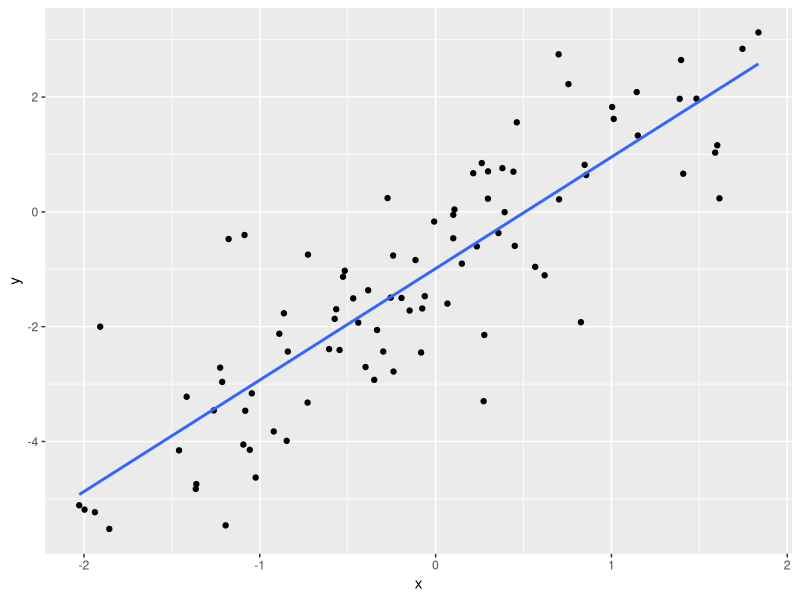
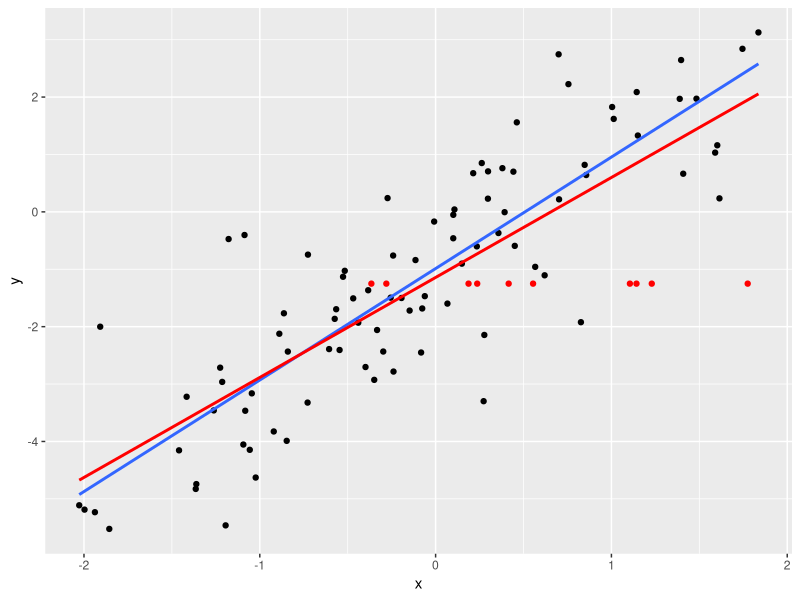
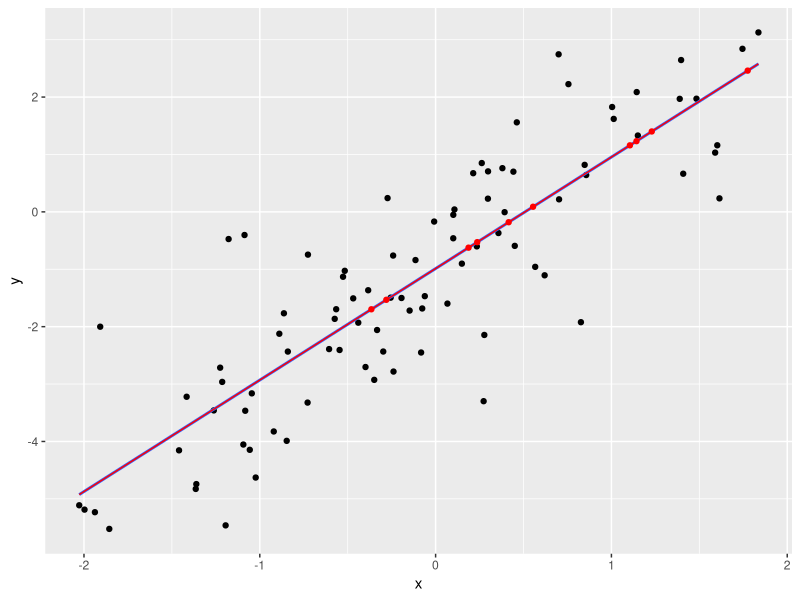
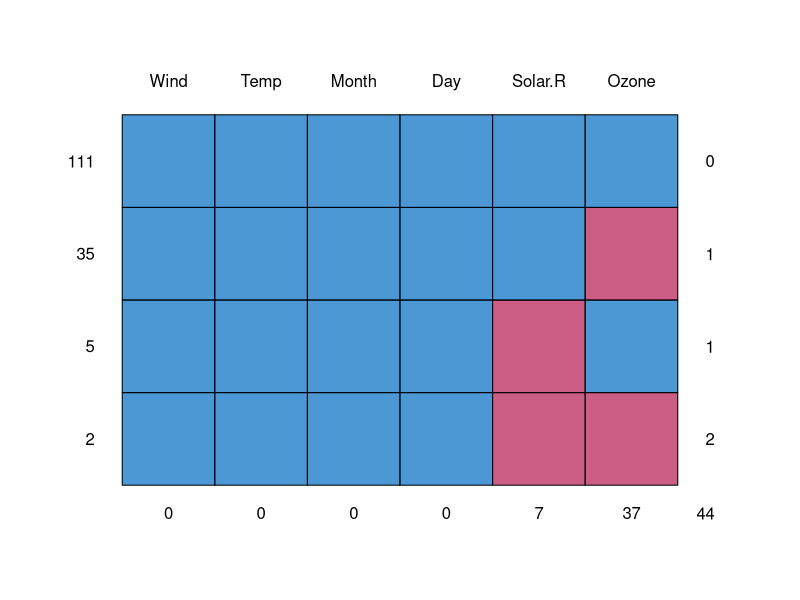

Write the R code that produced these figures, in order.
## ---- chunk 1
suppressPackageStartupMessages(library(knitr))
suppressPackageStartupMessages(library(tidyverse))
opts_chunk$set(warning=FALSE, fig.width=5, fig.height=3, fig.align="center")
## ---- chunk 2
set.seed(13)
x <- rnorm(100)
y <- -1 + 2 * x + rnorm(100)
y[1:10] <- NA
## ---- chunk 3
x
y
## ---- chunk 4
p <- qplot(x, y) + geom_smooth(method="lm", se=FALSE)
p
## ---- chunk 5
ybar <- mean(y, na.rm=TRUE)
datrm <- na.omit(data.frame(x=x, y=y))
datimp <- data.frame(x=x[1:10], y=ybar)
p + geom_point(data=datimp, colour="red") +
    geom_smooth(data=rbind(datrm, datimp), method="lm", se=FALSE, colour="red")
## ---- chunk 6
fit2 <- lm(y ~ x, na.action=na.omit)
yhat <- predict(fit2, newdata=data.frame(x=x[1:10]))
datimp2 <- data.frame(x=x[1:10], y=yhat)
p + geom_point(data=datimp2, colour="red") +
    geom_smooth(data=rbind(datrm, datimp2), method="lm", se=FALSE, colour="red", size=0.5)
## ---- chunk 7
library(mice)
head(airquality)
## ---- chunk 8
md.pattern(airquality)
## ---- chunk 9
sum(is.na(airquality$Solar.R))
sum(is.na(airquality$Ozone))
## ---- chunk 10
(dats <- mice(airquality, m=50, method="pmm", seed=123, printFlag=FALSE))
## ---- chunk 11
class(dats)
## ---- chunk 12
head(complete(dats, 4))
## ---- chunk 13
fits <- with(dats, lm(Ozone ~ Solar.R + Wind + Temp))
## ---- chunk 14
names(fits)
## ---- chunk 15
(fit <- pool(fits))
summary(fit)
